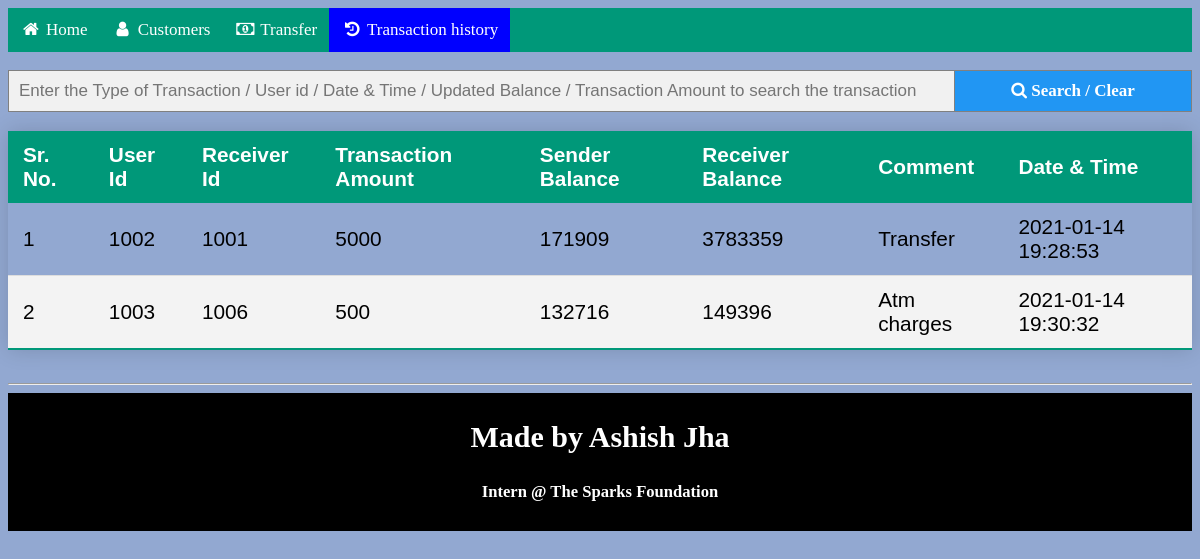
The page /history.php on the database its author committed.
### tables this page shows
CREATE TABLE `history` (
  `srno` int(5) NOT NULL,
  `userid` int(4) NOT NULL,
  `user` varchar(15) NOT NULL,
  `ruserid` int(4) NOT NULL,
  `ruser` varchar(11) NOT NULL,
  `amount` int(15) NOT NULL,
  `comment` varchar(40) NOT NULL,
  `updated` int(25) NOT NULL,
  `rupdate` int(25) NOT NULL,
  `timestamp` datetime NOT NULL DEFAULT current_timestamp()
);

### history.php (the view, shortened to what this page needs)
<?php
if(isset($_POST['search']))
{
  $valueToSearch = $_POST['myInput'];
  $query = "SELECT * FROM `history` WHERE CONCAT( `srno`, `userid`, `user`, `ruserid`, `ruser`, `amount`, `comment`, `updated`, `rupdate`, `timestamp`) LIKE '%".$valueToSearch."%'";
  $search_result = filterTable($query);
}
else {
  $query = "SELECT * FROM `history`";
  $search_result = filterTable($query);
}
function filterTable($query)
{
  $connect = mysqli_connect("localhost", "id15916237_ashish", "!>Vo77hWVV8zO8!i", "id15916237_intern");
  $filter_Result = mysqli_query($connect, $query);
  return $filter_Result;
}
?>
<!DOCTYPE html>
<html lang="en">
<head>
<link rel="stylesheet" href="https://cdnjs.cloudflare.com/ajax/libs/font-awesome/4.7.0/css/font-awesome.min.css">
</head>
<body>
<div class="navbar">
<a href="index.php"><i class="fa fa-fw fa-home"></i> Home</a>
<a  href="alluser.php"><i class="fa fa-fw fa-user"></i> Customers</a>
<a href="transfer.php"><i class="fa fa-fw fa-money"></i> Transfer</a>
<a class="active" href="history.php"><i class="fa fa-fw fa-history"></i> Transaction history</a>
</div>
      <br>
      <form class="example" action="history.php" method="post">
          <input type="text"  name="myInput" placeholder="Enter the Type of Transaction / User id / Date & Time / Updated Balance / Transaction Amount to search the transaction">
          <button name="search" value="Filter" type="submit"> <i class="fa fa-search"><b>  Search / Clear</b></i></button>
          <br><br>
          <table class=styled-table>
              <thead>
                  <tr>
                      <th >Sr. No.</th>
                      <th >User Id</th>
                      <th >Receiver Id</th>
                      <th >Transaction Amount</th>
                      <th >Sender Balance</th>
                      <th >Receiver Balance</th>
                      <th >Comment</th>
                      <th >Date & Time</th>
                  </tr>
              </thead>
                  <?php
                  while ($rows = mysqli_fetch_assoc($search_result)) {
                  ?>
                      <tr>
                          <td><?php echo $rows['srno']; ?></td>
                          <td><?php echo $rows['userid']; ?></td>
                          <td><?php echo $rows['ruserid']; ?></td>
                          <td><?php echo $rows['amount']; ?></td>
                          <td><?php echo $rows['updated']; ?></td>
                          <td><?php echo $rows['rupdate']; ?> </td>
                          <td><?php echo $rows['comment']; ?> </td>
                          <td><?php echo $rows['timestamp']; ?> </td>
                      <?php
                  }
                      ?>
          </table>
          </form>
  <hr />
  <footer class="center footer">
      <h2 class="info"><b>Made by Ashish Jha</b></h2>
      <h5>Intern @ The Sparks Foundation</h5>
  </footer>
  </body>
</html>

### history.php (style rules this page uses)
* { box-sizing: border-box; }
.styled-table { border-collapse: collapse; margin: 25px 0; font-size: 1.3em; font-family: sans-serif; min-width: 100%; box-shadow: 0 0 20px rgba(0, 0, 0, 0.15); }
.styled-table thead tr { background-color: #009879; color: #ffffff; text-align: left; }
.center, .center-align { text-align: center; }
.styled-table th, .styled-table td { padding: 12px 15px; }
.styled-table tbody tr { border-bottom: 1px solid #dddddd; }
.styled-table tbody tr:nth-of-type(even) { background-color: #f3f3f3; }
.styled-table tbody tr:last-of-type { border-bottom: 2px solid #009879; }
.navbar { width: 100%; background-color: #009879; overflow: auto; position: sticky; top: 0; }
.navbar a { float: left; padding: 12px; color: white; text-decoration: none; font-size: 17px; }
.active { background-color: blue; color:black; }
body { background-color: #92a8d1; }
.footer { color:white; background: black; margin-bottom: 0; bottom: 0; padding: 2px; font-size: 20px; position: relative; width: 100%; }
.info { font-weight: 800; }
form.example input[type=text] { padding: 10px; font-size: 17px; border: 1px solid grey; float: left; width: 80%; background: #f1f1f1; }
form.example button { float: left; width: 20%; padding: 10px; background: #2196F3; color: white; font-size: 17px; border: 1px solid grey; border-left: none; cursor: pointer; }
form.example::after { content: ""; clear: both; display: table; }

### rows shown on the page
history: srno "1", userid "1002", ruserid "1001", amount "5000", updated "171909", rupdate "3783359", comment "Transfer", timestamp "2021-01-14 19:28:53"
history: srno "2", userid "1003", ruserid "1006", amount "500", updated "132716", rupdate "149396", comment "Atm charges", timestamp "2021-01-14 19:30:32"
